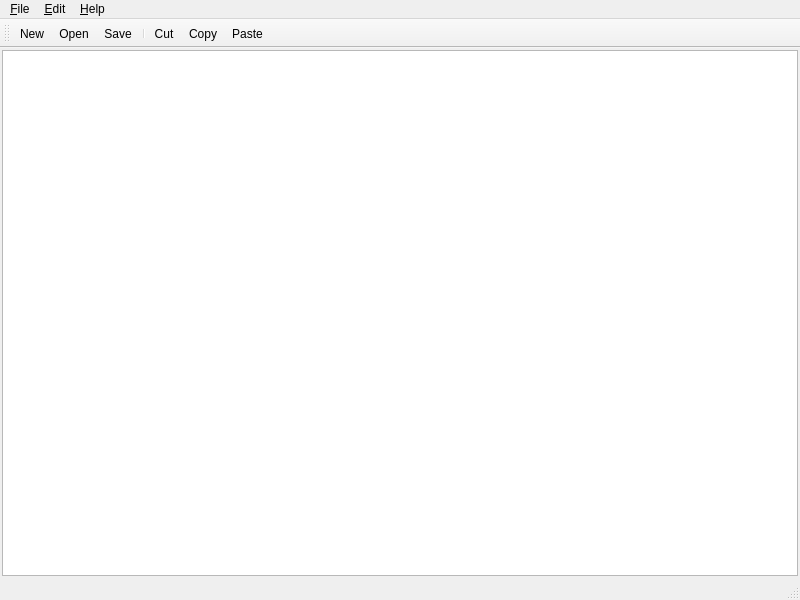
<?xml version="1.0" encoding="UTF-8"?>
<ui version="4.0">
 <class>MainWindow</class>
 <widget class="QMainWindow" name="MainWindow">
  <property name="geometry">
   <rect>
    <x>0</x>
    <y>0</y>
    <width>800</width>
    <height>600</height>
   </rect>
  </property>
  <property name="windowTitle">
   <string>MainWindow</string>
  </property>
  <widget class="QWidget" name="CentralWidget_">
   <layout class="QGridLayout" name="gridLayout">
    <property name="leftMargin">
     <number>2</number>
    </property>
    <property name="topMargin">
     <number>2</number>
    </property>
    <property name="rightMargin">
     <number>2</number>
    </property>
    <property name="bottomMargin">
     <number>2</number>
    </property>
    <item row="0" column="0">
     <widget class="QTextEdit" name="textEdit">
      <property name="font">
       <font>
        <family>Source Code Pro</family>
       </font>
      </property>
      <property name="lineWrapMode">
       <enum>QTextEdit::NoWrap</enum>
      </property>
     </widget>
    </item>
   </layout>
  </widget>
  <widget class="QMenuBar" name="MenuBar_">
   <property name="geometry">
    <rect>
     <x>0</x>
     <y>0</y>
     <width>800</width>
     <height>20</height>
    </rect>
   </property>
   <widget class="QMenu" name="menu_File">
    <property name="title">
     <string>&amp;File</string>
    </property>
    <addaction name="actionNew"/>
    <addaction name="actionOpen"/>
    <addaction name="actionSave"/>
    <addaction name="actionSaveAs"/>
    <addaction name="separator"/>
    <addaction name="actionQuit"/>
   </widget>
   <widget class="QMenu" name="menu_Edit">
    <property name="title">
     <string>&amp;Edit</string>
    </property>
    <addaction name="actionUndo"/>
    <addaction name="actionRedo"/>
    <addaction name="separator"/>
    <addaction name="actionCut"/>
    <addaction name="actionCopy"/>
    <addaction name="actionPaste"/>
   </widget>
   <widget class="QMenu" name="menu_Help">
    <property name="title">
     <string>&amp;Help</string>
    </property>
    <addaction name="actionAbout"/>
    <addaction name="actionAboutQt"/>
   </widget>
   <addaction name="menu_File"/>
   <addaction name="menu_Edit"/>
   <addaction name="menu_Help"/>
  </widget>
  <widget class="QStatusBar" name="StatusBar_"/>
  <widget class="QToolBar" name="ToolBar_">
   <property name="windowTitle">
    <string>toolBar</string>
   </property>
   <attribute name="toolBarArea">
    <enum>TopToolBarArea</enum>
   </attribute>
   <attribute name="toolBarBreak">
    <bool>false</bool>
   </attribute>
   <addaction name="actionNew"/>
   <addaction name="actionOpen"/>
   <addaction name="actionSave"/>
   <addaction name="separator"/>
   <addaction name="actionCut"/>
   <addaction name="actionCopy"/>
   <addaction name="actionPaste"/>
  </widget>
  <action name="actionNew">
   <property name="text">
    <string>New</string>
   </property>
   <property name="shortcut">
    <string>Ctrl+N</string>
   </property>
  </action>
  <action name="actionOpen">
   <property name="text">
    <string>Open...</string>
   </property>
   <property name="shortcut">
    <string>Ctrl+O</string>
   </property>
  </action>
  <action name="actionSave">
   <property name="text">
    <string>Save</string>
   </property>
   <property name="shortcut">
    <string>Ctrl+S</string>
   </property>
  </action>
  <action name="actionSaveAs">
   <property name="text">
    <string>Save as...</string>
   </property>
  </action>
  <action name="actionQuit">
   <property name="text">
    <string>Quit</string>
   </property>
   <property name="shortcut">
    <string>Ctrl+Q</string>
   </property>
  </action>
  <action name="actionUndo">
   <property name="text">
    <string>Undo</string>
   </property>
   <property name="shortcut">
    <string>Ctrl+Z</string>
   </property>
  </action>
  <action name="actionRedo">
   <property name="text">
    <string>Redo</string>
   </property>
   <property name="shortcut">
    <string>Ctrl+R</string>
   </property>
  </action>
  <action name="actionCut">
   <property name="text">
    <string>Cut</string>
   </property>
   <property name="shortcut">
    <string>Ctrl+X</string>
   </property>
  </action>
  <action name="actionCopy">
   <property name="text">
    <string>Copy</string>
   </property>
   <property name="shortcut">
    <string>Ctrl+C</string>
   </property>
  </action>
  <action name="actionPaste">
   <property name="text">
    <string>Paste</string>
   </property>
   <property name="shortcut">
    <string>Ctrl+V</string>
   </property>
  </action>
  <action name="actionAbout">
   <property name="text">
    <string>About...</string>
   </property>
  </action>
  <action name="actionAboutQt">
   <property name="text">
    <string>About Qt...</string>
   </property>
  </action>
 </widget>
 <resources/>
 <connections>
  <connection>
   <sender>actionQuit</sender>
   <signal>triggered()</signal>
   <receiver>MainWindow</receiver>
   <slot>close()</slot>
   <hints>
    <hint type="sourcelabel">
     <x>-1</x>
     <y>-1</y>
    </hint>
    <hint type="destinationlabel">
     <x>399</x>
     <y>299</y>
    </hint>
   </hints>
  </connection>
 </connections>
</ui>
